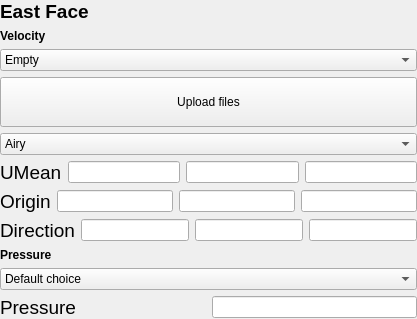
         <widget class="QWidget" name="C_East">
          <layout class="QVBoxLayout" name="verticalLayout_35">
           <property name="leftMargin">
            <number>0</number>
           </property>
           <property name="topMargin">
            <number>0</number>
           </property>
           <property name="rightMargin">
            <number>0</number>
           </property>
           <property name="bottomMargin">
            <number>0</number>
           </property>
           <item>
            <widget class="QLabel" name="GeoA_InterfaceLabel_12">
             <property name="font">
              <font>
               <pointsize>14</pointsize>
               <weight>75</weight>
               <bold>true</bold>
              </font>
             </property>
             <property name="text">
              <string>&lt;html&gt;&lt;head/&gt;&lt;body&gt;&lt;p&gt;East Face&lt;/p&gt;&lt;/body&gt;&lt;/html&gt;</string>
             </property>
            </widget>
           </item>
           <item>
            <widget class="QLabel" name="label_34">
             <property name="font">
              <font>
               <weight>75</weight>
               <bold>true</bold>
              </font>
             </property>
             <property name="text">
              <string>Velocity</string>
             </property>
            </widget>
           </item>
           <item>
            <widget class="QComboBox" name="comboBox_10">
             <item>
              <property name="text">
               <string>Empty</string>
              </property>
             </item>
             <item>
              <property name="text">
               <string>Inlet: Constant velocity</string>
              </property>
             </item>
             <item>
              <property name="text">
               <string>Inlet: Wave input</string>
              </property>
             </item>
             <item>
              <property name="text">
               <string>Inlet: Time-varying uniform velocity</string>
              </property>
             </item>
             <item>
              <property name="text">
               <string>Inlet: Time-varying non-uniform velocity</string>
              </property>
             </item>
             <item>
              <property name="text">
               <string>Outlet: Phase-mean velocity</string>
              </property>
             </item>
             <item>
              <property name="text">
               <string>Outlet: flowRateOutletVelocity</string>
              </property>
             </item>
             <item>
              <property name="text">
               <string>Outlet: inletOutlet</string>
              </property>
             </item>
             <item>
              <property name="text">
               <string>Wall: noSlip</string>
              </property>
             </item>
            </widget>
           </item>
           <item>
            <widget class="QPushButton" name="pushButton_29">
             <property name="text">
              <string>
Upload files
</string>
             </property>
            </widget>
           </item>
           <item>
            <widget class="QComboBox" name="comboBox_9">
             <item>
              <property name="text">
               <string>Airy</string>
              </property>
             </item>
             <item>
              <property name="text">
               <string>Stokes2</string>
              </property>
             </item>
             <item>
              <property name="text">
               <string>Stokes5</string>
              </property>
             </item>
             <item>
              <property name="text">
               <string>Solitary</string>
              </property>
             </item>
             <item>
              <property name="text">
               <string>Custom</string>
              </property>
             </item>
            </widget>
           </item>
           <item>
            <layout class="QHBoxLayout" name="horizontalLayout_57">
             <item>
              <widget class="QLabel" name="label_41">
               <property name="font">
                <font>
                 <pointsize>14</pointsize>
                </font>
               </property>
               <property name="text">
                <string>UMean</string>
               </property>
              </widget>
             </item>
             <item>
              <widget class="QLineEdit" name="lineEdit_76"/>
             </item>
             <item>
              <widget class="QLineEdit" name="lineEdit_77"/>
             </item>
             <item>
              <widget class="QLineEdit" name="lineEdit_78"/>
             </item>
            </layout>
           </item>
           <item>
            <layout class="QHBoxLayout" name="horizontalLayout_65">
             <item>
              <widget class="QLabel" name="label_38">
               <property name="font">
                <font>
                 <pointsize>14</pointsize>
                </font>
               </property>
               <property name="text">
                <string>Origin</string>
               </property>
              </widget>
             </item>
             <item>
              <widget class="QLineEdit" name="lineEdit_68"/>
             </item>
             <item>
              <widget class="QLineEdit" name="lineEdit_69"/>
             </item>
             <item>
              <widget class="QLineEdit" name="lineEdit_72"/>
             </item>
            </layout>
           </item>
           <item>
            <layout class="QHBoxLayout" name="horizontalLayout_66">
             <item>
              <widget class="QLabel" name="label_40">
               <property name="font">
                <font>
                 <pointsize>14</pointsize>
                </font>
               </property>
               <property name="text">
                <string>Direction</string>
               </property>
              </widget>
             </item>
             <item>
              <widget class="QLineEdit" name="lineEdit_73"/>
             </item>
             <item>
              <widget class="QLineEdit" name="lineEdit_74"/>
             </item>
             <item>
              <widget class="QLineEdit" name="lineEdit_75"/>
             </item>
            </layout>
           </item>
           <item>
            <widget class="QLabel" name="label_39">
             <property name="font">
              <font>
               <weight>75</weight>
               <bold>true</bold>
              </font>
             </property>
             <property name="text">
              <string>Pressure</string>
             </property>
            </widget>
           </item>
           <item>
            <widget class="QComboBox" name="comboBox_8">
             <item>
              <property name="text">
               <string>Default choice</string>
              </property>
             </item>
             <item>
              <property name="text">
               <string>Inlet / Outlet / Wall: Zero gradient</string>
              </property>
             </item>
             <item>
              <property name="text">
               <string>Inlet: Calculated pressure</string>
              </property>
             </item>
             <item>
              <property name="text">
               <string>Outlet: Total pressure</string>
              </property>
             </item>
             <item>
              <property name="text">
               <string>Wall: Fixed flux</string>
              </property>
             </item>
            </widget>
           </item>
           <item>
            <layout class="QHBoxLayout" name="horizontalLayout_64" stretch="1,1">
             <item>
              <widget class="QLabel" name="label_37">
               <property name="font">
                <font>
                 <pointsize>14</pointsize>
                </font>
               </property>
               <property name="text">
                <string>Pressure</string>
               </property>
              </widget>
             </item>
             <item>
              <widget class="QLineEdit" name="lineEdit_71"/>
             </item>
            </layout>
           </item>
          </layout>
         </widget>
